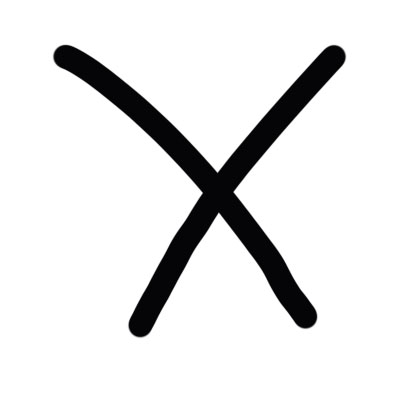
#> input picture image/cross4.jpg, 410 x 410 px
$ python line.py
#> lines starting #> are read from the running program, lines starting #| are printed output that depends on the picture; after the words box and inside, x2 and y2 are one past the last pixel; in counts of white or black regions, pixels touching at a corner belong together
import cv2
import numpy as np

img = cv2.imread('image/cross4.jpg')
#> img is the input picture: shape (410, 410, 3); mean B, G, R 230, 229.8, 229.8
gray = cv2.cvtColor(img,cv2.COLOR_BGR2GRAY)
edges = cv2.Canny(gray,50,220)
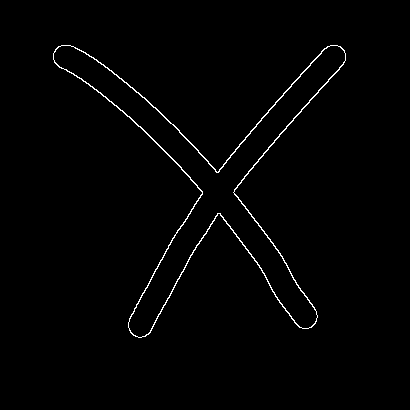
#> edges: shape (410, 410); 1.2% white in thin lines or dots, all inside (x1, y1, x2, y2) = (53, 45, 346, 338)

lines = cv2.HoughLines(edges,1,np.pi/180,65)
#> lines = 43 rows, first 8: [300, 0.716], [276, 0.716], [301, 0.698], [291, 0.506], [288, 0.489], [264, 0.489], [273, 0.733], [-33, 2.36]
#
# print(lines)

# for rho,theta in lines[2]:
for line in lines:
    for rho, theta in line:
        print(rho, theta)
        a = np.cos(theta)
        b = np.sin(theta)

        print(a, b)
        x0 = a*rho
        y0 = b*rho
        x1 = int(x0 + 1000*(-b))
        y1 = int(y0 + 1000*(a))
        x2 = int(x0 - 1000*(-b))
        y2 = int(y0 - 1000*(a))

        # print(x1,y1,x2,y2)
        cv2.line(img,(x1,y1),(x2,y2),(0,0,255),2)
#> this loop made 43 passes
#> line on passes 1 to 12: [[300, 0.716]], [[276, 0.716]], [[301, 0.698]], [[291, 0.506]], [[288, 0.489]], [[264, 0.489]], [[273, 0.733]], [[-33, 2.36]], [[267, 0.506]], [[277, 0.698]], [[298, 0.733]], [[-13, 2.37]]
#> (printed output is left out)
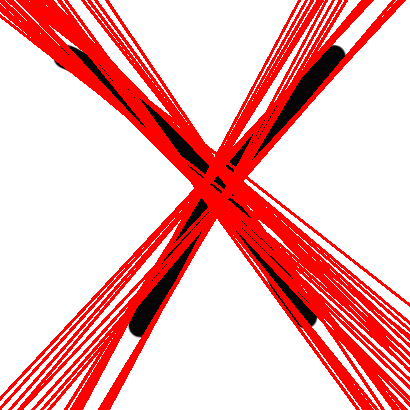
#> img: shape (410, 410, 3); mean B, G, R 179.5, 179.4, 245.4
#
cv2.imshow('out', img)
cv2.waitKey()


# [14 lines of commented-out code are left out]

$ run again, with image/cross2.jpg copied over image/cross4.jpg
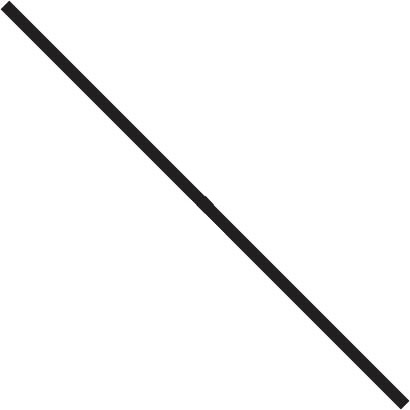
#> input picture image/cross2.jpg, 410 x 410 px
#> img is the input picture: shape (410, 410, 3); mean B, G, R 245.7, 245.7, 245.8
#> `edges = cv2.Canny(gray,50,220)`:
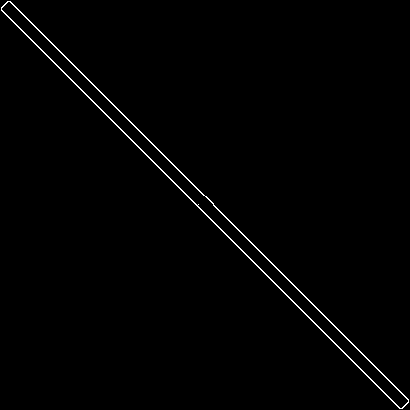
#> edges: shape (410, 410); 0.97% white in thin lines or dots
#> lines = 18 rows, first 8: [6, 2.36], [-6, 2.36], [-12, 2.37], [-2, 2.34], [14, 2.34], [-14, 2.37], [-4, 2.34], [2, 2.34]
#> the loop `for line in lines:` made 18 passes
#> (printed output is left out)
#> after the loop `for line in lines:`:
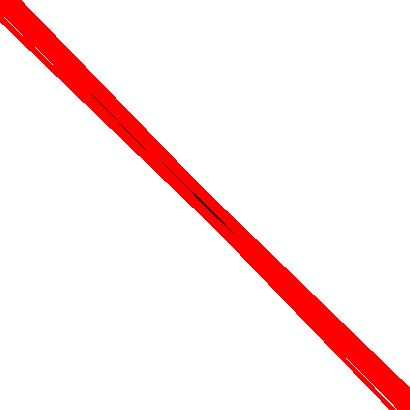
#> img: shape (410, 410, 3); 8.47% of pixels changed, all inside (x1, y1, x2, y2) = (0, 0, 410, 410)

$ run again, with image/cross3.jpg copied over image/cross4.jpg
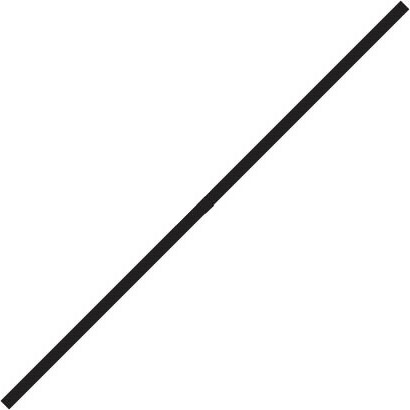
#> input picture image/cross3.jpg, 410 x 410 px
#> img is the input picture: shape (410, 410, 3); mean B, G, R 245.7, 245.7, 245.7
#> `edges = cv2.Canny(gray,50,220)`:
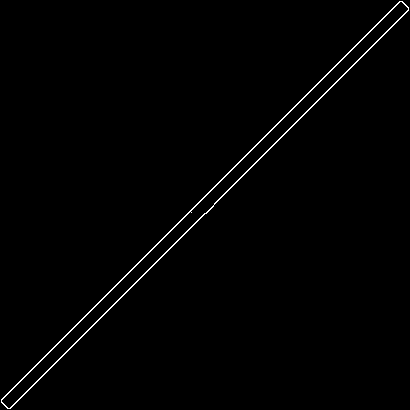
#> edges: shape (410, 410); 0.97% white in thin lines or dots
#> lines = 14 rows, first 8: [296, 0.785], [284, 0.785], [281, 0.768], [285, 0.768], [281, 0.803], [285, 0.803], [287, 0.768], [293, 0.768]
#> the loop `for line in lines:` made 14 passes
#> (printed output is left out)
#> after the loop `for line in lines:`:
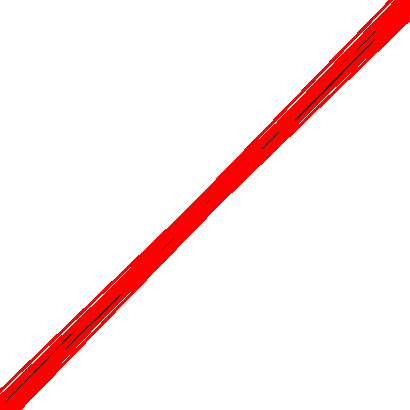
#> img: shape (410, 410, 3); 7.88% of pixels changed, all inside (x1, y1, x2, y2) = (0, 0, 410, 410)
